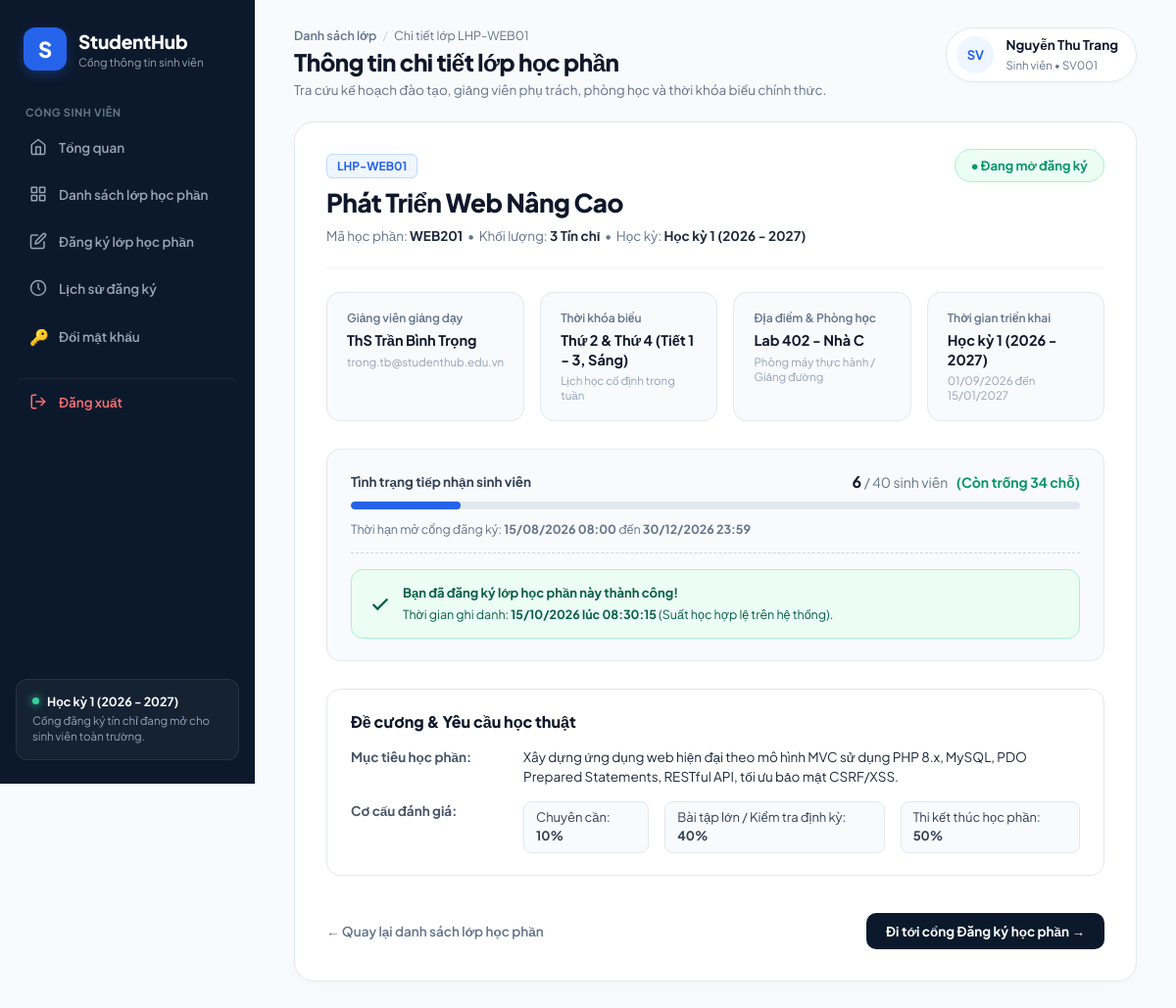
/app/Views/classes/detail.php (signed in), run on the app's committed database.
### tables this page shows
CREATE TABLE `lop_hoc_phan` (
    `id` INT AUTO_INCREMENT PRIMARY KEY,
    `ma_lop` VARCHAR(50) NOT NULL,
    `hoc_phan_id` INT NOT NULL,
    `hoc_ky_id` INT NOT NULL,
    `giang_vien_id` INT NULL,
    `si_so_toi_da` INT NOT NULL DEFAULT 40,
    `trang_thai` ENUM('mo', 'khoa') NOT NULL DEFAULT 'mo',
    `thoi_gian_mo_rieng` DATETIME NULL,
    `thoi_gian_dong_rieng` DATETIME NULL,
    `lich_hoc` VARCHAR(100) NULL,
    `phong_hoc` VARCHAR(100) NULL,
    `ngay_tao` DATETIME NOT NULL DEFAULT CURRENT_TIMESTAMP,
    CONSTRAINT `uc_lop_ma_lop` UNIQUE (`ma_lop`),
    CONSTRAINT `chk_lop_si_so` CHECK (`si_so_toi_da` > 0),
    CONSTRAINT `fk_lop_hoc_phan` FOREIGN KEY (`hoc_phan_id`)
        REFERENCES `hoc_phan` (`id`) ON DELETE RESTRICT ON UPDATE CASCADE,
    CONSTRAINT `fk_lop_hoc_ky` FOREIGN KEY (`hoc_ky_id`)
        REFERENCES `hoc_ky` (`id`) ON DELETE RESTRICT ON UPDATE CASCADE,
    CONSTRAINT `fk_lop_giang_vien` FOREIGN KEY (`giang_vien_id`)
        REFERENCES `nguoi_dung` (`id`) ON DELETE SET NULL ON UPDATE CASCADE
);

CREATE TABLE `hoc_phan` (
    `id` INT AUTO_INCREMENT PRIMARY KEY,
    `ma_hoc_phan` VARCHAR(20) NOT NULL,
    `ten_hoc_phan` VARCHAR(150) NOT NULL,
    `so_tin_chi` INT NOT NULL,
    `hoc_phan_tien_quyet_id` INT NULL,
    `mo_ta` TEXT NULL,
    `dieu_kien_tien_quyet` VARCHAR(255) NOT NULL DEFAULT 'Không có',
    `ngay_tao` DATETIME NOT NULL DEFAULT CURRENT_TIMESTAMP,
    CONSTRAINT `uc_hoc_phan_ma` UNIQUE (`ma_hoc_phan`),
    CONSTRAINT `chk_hoc_phan_tin_chi` CHECK (`so_tin_chi` > 0),
    CONSTRAINT `fk_hoc_phan_tien_quyet` FOREIGN KEY (`hoc_phan_tien_quyet_id`)
        REFERENCES `hoc_phan` (`id`) ON DELETE SET NULL ON UPDATE CASCADE
);

CREATE TABLE `hoc_ky` (
    `id` INT AUTO_INCREMENT PRIMARY KEY,
    `ten_hoc_ky` VARCHAR(100) NOT NULL,
    `ngay_bat_dau` DATE NOT NULL,
    `ngay_ket_thuc` DATE NOT NULL,
    `thoi_gian_mo_dk` DATETIME NOT NULL,
    `thoi_gian_dong_dk` DATETIME NOT NULL,
    `trang_thai_dang_ky` TINYINT(1) NOT NULL DEFAULT 1,
    `ngay_tao` DATETIME NOT NULL DEFAULT CURRENT_TIMESTAMP
);

CREATE TABLE `nguoi_dung` (
    `id` INT AUTO_INCREMENT PRIMARY KEY,
    `ten_dang_nhap` VARCHAR(50) NOT NULL,
    `mat_khau_hash` VARCHAR(255) NOT NULL,
    `ho_ten` VARCHAR(100) NOT NULL,
    `email` VARCHAR(100) NULL,
    `so_dien_thoai` VARCHAR(20) NULL,
    `vai_tro` ENUM('sinh_vien', 'giang_vien', 'admin') NOT NULL DEFAULT 'sinh_vien',
    `ngay_tao` DATETIME NOT NULL DEFAULT CURRENT_TIMESTAMP,
    CONSTRAINT `uc_nguoi_dung_username` UNIQUE (`ten_dang_nhap`)
);

### app/Models/LopHocPhanModel.php (called while the page is built, shortened)
<?php
class LopHocPhanModel {
    private ?PDO $conn;
    public function __construct(?PDO $dbConnection) {
        $this->conn = $dbConnection;
    }
    public function getChiTietLop(int|string $classId, ?int $studentId = 0): ?array {
        $sql = "SELECT
                    lhp.id AS lop_id,
                    lhp.ma_lop,
                    lhp.lich_hoc,
                    lhp.phong_hoc,
                    lhp.si_so_toi_da,
                    lhp.trang_thai AS trang_thai_lop,
                    lhp.thoi_gian_mo_rieng,
                    lhp.thoi_gian_dong_rieng,
                    hp.ma_hoc_phan,
                    hp.ten_hoc_phan,
                    hp.so_tin_chi,
                    hp.mo_ta AS mo_ta_hoc_phan,
                    hp.dieu_kien_tien_quyet,
                    hk.ten_hoc_ky,
                    hk.ngay_bat_dau,
                    hk.ngay_ket_thuc,
                    hk.thoi_gian_mo_dk,
                    hk.thoi_gian_dong_dk,
                    hk.trang_thai_dang_ky,
                    gv.ho_ten AS ten_giang_vien,
                    gv.email AS email_giang_vien,
                    -- Đếm tổng sĩ số thực tế đã đăng ký hợp lệ
                    (SELECT COUNT(*)
                     FROM dang_ky_hoc
                     WHERE lop_hoc_phan_id = lhp.id AND trang_thai = 'dang_ky') AS si_so_hien_tai,
                    -- Lấy thời gian đăng ký của chính sinh viên đang đăng nhập
                    (SELECT ngay_dang_ky
                     FROM dang_ky_hoc
                     WHERE lop_hoc_phan_id = lhp.id
                       AND sinh_vien_id = :student_id
                       AND trang_thai = 'dang_ky'
                     LIMIT 1) AS ngay_dang_ky_cua_ban
                FROM lop_hoc_phan lhp
                INNER JOIN hoc_phan hp ON lhp.hoc_phan_id = hp.id
                INNER JOIN hoc_ky hk ON lhp.hoc_ky_id = hk.id
                LEFT JOIN nguoi_dung gv ON lhp.giang_vien_id = gv.id
                WHERE (lhp.id = :class_id_numeric OR lhp.ma_lop = :class_code)
                LIMIT 1";
        try {
            $stmt = $this->conn->prepare($sql);
            $numericId = is_numeric($classId) ? (int)$classId : 0;
            $classCode = (string)$classId;
            $stmt->execute([
                ':class_id_numeric' => $numericId,
                ':class_code'       => $classCode,
                ':student_id'       => (int)($studentId ?? 0)
            ]);
            $result = $stmt->fetch(PDO::FETCH_ASSOC);
            return $result ?: null;
        } catch (PDOException $e) {
            error_log("Lỗi truy vấn LopHocPhanModel::getChiTietLop: " . $e->getMessage());
            return null;
        }
    }
}

### app/Views/classes/detail.php (the view, shortened to what this page needs)
<?php
$currentUserId = (int)($_SESSION['user_id'] ?? $_SESSION['nguoi_dung_id']);
$hoTenSv       = (string)($_SESSION['ho_ten'] ?? ($_SESSION['username'] ?? 'Sinh viên'));
$maSv          = (string)($_SESSION['ten_dang_nhap'] ?? ($_SESSION['username'] ?? ''));
$classId = $_GET['id'] ?? ($_GET['ma_lop'] ?? 1);
require_once __DIR__ . '/../../Models/LopHocPhanModel.php';
$db = null;
if (!$db) {
    $dbHost = 'localhost';
    $dbName = 'studenthub';
    $dbUser = 'root';
    $dbPass = '';
    try {
        $db = new PDO("mysql:host={$dbHost};dbname={$dbName};charset=utf8mb4", $dbUser, $dbPass, [
            PDO::ATTR_ERRMODE            => PDO::ERRMODE_EXCEPTION,
            PDO::ATTR_DEFAULT_FETCH_MODE => PDO::FETCH_ASSOC,
            PDO::ATTR_EMULATE_PREPARES   => false
        ]);
    } catch (PDOException $e) {
        error_log("Detail view DB connection error: " . $e->getMessage());
    }
}
$lop = null;
if ($db instanceof PDO) {
    $model = new LopHocPhanModel($db);
    $lop = $model->getChiTietLop($classId, $currentUserId);
}
    ?>
    <?php
$maLop              = (string)($lop['ma_lop'] ?? 'LHP');
$tenHocPhan         = (string)($lop['ten_hoc_phan'] ?? 'Chưa cập nhật tên');
$maHocPhan          = (string)($lop['ma_hoc_phan'] ?? 'HP');
$soTinChi           = (int)($lop['so_tin_chi'] ?? 0);
$tenHocKy           = (string)($lop['ten_hoc_ky'] ?? 'Học kỳ');
$trangThaiLop       = (string)($lop['trang_thai_lop'] ?? ($lop['trang_thai'] ?? 'mo'));
$tenGiangVien       = (string)($lop['ten_giang_vien'] ?? 'ThS Trần Bình Trọng');
$emailGiangVien     = (string)($lop['email_giang_vien'] ?? 'contact@studenthub.edu.vn');
$lichHoc            = (string)($lop['lich_hoc'] ?? 'Chưa có lịch học cố định');
$phongHoc           = (string)($lop['phong_hoc'] ?? 'Chưa cập nhật phòng học');
$ngayBatDau         = $lop['ngay_bat_dau'] ?? null;
$ngayKetThuc        = $lop['ngay_ket_thuc'] ?? null;
$moTaHocPhan        = (string)($lop['mo_ta_hoc_phan'] ?? ($lop['mo_ta'] ?? 'Chưa có đề cương chi tiết cho học phần này.'));
$ngayDangKyCuaBan   = $lop['ngay_dang_ky_cua_ban'] ?? null;
$siSoHienTai        = (int)($lop['si_so_hien_tai'] ?? 0);
$siSoToiDa          = (int)($lop['si_so_toi_da'] ?? 40);
$conLai             = max(0, $siSoToiDa - $siSoHienTai);
$phanTram           = ($siSoToiDa > 0) ? min(100, (int)round(($siSoHienTai / $siSoToiDa) * 100)) : 0;
$thoiGianMoRieng    = $lop['thoi_gian_mo_rieng'] ?? null;
$thoiGianDongRieng  = $lop['thoi_gian_dong_rieng'] ?? null;
$thoiGianMoDkHk     = $lop['thoi_gian_mo_dk'] ?? null;
$thoiGianDongDkHk   = $lop['thoi_gian_dong_dk'] ?? null;
$thoiGianMo         = !empty($thoiGianMoRieng) ? $thoiGianMoRieng : ($thoiGianMoDkHk ?? null);
$thoiGianDong       = !empty($thoiGianDongRieng) ? $thoiGianDongRieng : ($thoiGianDongDkHk ?? null);
?>
<!DOCTYPE html>
<html lang="vi">
<head>
    <link rel="stylesheet" href="/studenthub/assets/css/sinhvien.css?v=<?= time() ?>">
</head>
<body class="sh-body">
<div class="sh-container">
    <?php
    $sidebarPath = __DIR__ . '/../layouts/sidebar.php';
    if (file_exists($sidebarPath)) {
        include $sidebarPath;
    }
    ?>
    <main class="sh-main-content">
        <header class="sh-top-header">
            <div>
                <div class="top-breadcrumb">
                    <a href="/studenthub/public/danh_sach_lop_hoc_phan.php" class="breadcrumb-back-link">Danh sách lớp</a>
                    <span style="color:#cbd5e1; margin:0 4px;">/</span> Chi tiết lớp <?= htmlspecialchars($maLop, ENT_QUOTES, 'UTF-8') ?>
                </div>
                <h1>Thông tin chi tiết lớp học phần</h1>
                <p class="header-subtext">Tra cứu kế hoạch đào tạo, giảng viên phụ trách, phòng học và thời khóa biểu chính thức.</p>
            </div>
            <div class="profile-pill-box">
                <div class="profile-avatar-circle">SV</div>
                <div class="profile-name-role">
                    <strong><?= htmlspecialchars($hoTenSv, ENT_QUOTES, 'UTF-8') ?></strong>
                    <span>Sinh viên • <?= htmlspecialchars($maSv, ENT_QUOTES, 'UTF-8') ?></span>
                </div>
            </div>
        </header>
        <section class="detail-overview-card">
            <div class="overview-header-flex">
                <div>
                    <span class="code-pill-blue"><?= htmlspecialchars($maLop, ENT_QUOTES, 'UTF-8') ?></span>
                    <h2 class="class-title"><?= htmlspecialchars($tenHocPhan, ENT_QUOTES, 'UTF-8') ?></h2>
                    <p class="meta-tag-sub">
                        Mã học phần: <strong><?= htmlspecialchars($maHocPhan, ENT_QUOTES, 'UTF-8') ?></strong>
                        &nbsp;•&nbsp; Khối lượng: <strong><?= $soTinChi ?> Tín chỉ</strong>
                        &nbsp;•&nbsp; Học kỳ: <strong><?= htmlspecialchars($tenHocKy, ENT_QUOTES, 'UTF-8') ?></strong>
                    </p>
                </div>
                <div>
                    <?php if ($trangThaiLop === 'mo' && $conLai > 0): ?>
                        <span class="badge-status-open">● Đang mở đăng ký</span>
                    <?php elseif ($trangThaiLop === 'mo' && $conLai <= 0): ?>
                        <span class="badge-status-full">● Đã đủ sĩ số</span>
                    <?php else: ?>
                        <span class="badge-status-locked">● Đã khóa đăng ký</span>
                    <?php endif; ?>
                </div>
            </div>
            <div class="specs-grid-container">
                <div class="spec-item">
                    <span class="spec-label">Giảng viên giảng dạy</span>
                    <strong class="spec-val"><?= htmlspecialchars($tenGiangVien, ENT_QUOTES, 'UTF-8') ?></strong>
                    <span class="spec-desc"><?= htmlspecialchars($emailGiangVien, ENT_QUOTES, 'UTF-8') ?></span>
                </div>
                <div class="spec-item">
                    <span class="spec-label">Thời khóa biểu</span>
                    <strong class="spec-val"><?= htmlspecialchars($lichHoc, ENT_QUOTES, 'UTF-8') ?></strong>
                    <span class="spec-desc">Lịch học cố định trong tuần</span>
                </div>
                <div class="spec-item">
                    <span class="spec-label">Địa điểm &amp; Phòng học</span>
                    <strong class="spec-val"><?= htmlspecialchars($phongHoc, ENT_QUOTES, 'UTF-8') ?></strong>
                    <span class="spec-desc">Phòng máy thực hành / Giảng đường</span>
                </div>
                <div class="spec-item">
                    <span class="spec-label">Thời gian triển khai</span>
                    <strong class="spec-val"><?= htmlspecialchars($tenHocKy, ENT_QUOTES, 'UTF-8') ?></strong>
                    <span class="spec-desc">
                        <?= !empty($ngayBatDau) ? date('d/m/Y', strtotime($ngayBatDau)) : '01/09/2026' ?>
                        đến
                        <?= !empty($ngayKetThuc) ? date('d/m/Y', strtotime($ngayKetThuc)) : '15/01/2027' ?>
                    </span>
                </div>
            </div>
            <div class="class-capacity-box">
                <div class="capacity-labels">
                    <span class="cap-title">Tình trạng tiếp nhận sinh viên</span>
                    <span class="cap-numbers">
                        <strong><?= $siSoHienTai ?></strong> / <?= $siSoToiDa ?> sinh viên
                        <span class="remain-pill">(Còn trống <?= $conLai ?> chỗ)</span>
                    </span>
                </div>
                <div class="progress-track">
                    <div class="progress-fill <?= ($conLai === 0) ? 'danger' : '' ?>" style="width: <?= $phanTram ?>%;"></div>
                </div>
                <div class="enrollment-window-text">
                    Thời hạn mở cổng đăng ký:
                    <strong>
                        <?= !empty($thoiGianMo) ? date('d/m/Y H:i', strtotime($thoiGianMo)) : 'Chưa thiết lập' ?>
                    </strong>
                    đến
                    <strong>
                        <?= !empty($thoiGianDong) ? date('d/m/Y H:i', strtotime($thoiGianDong)) : 'Chưa thiết lập' ?>
                    </strong>
                </div>
                <div class="personal-enrollment-status">
                    <?php if (!empty($ngayDangKyCuaBan)): ?>
                        <div class="enroll-badge-success">
                            <svg width="22" height="22" viewBox="0 0 24 24" fill="none" stroke="currentColor" stroke-width="2.5"><polyline points="20 6 9 17 4 12"/></svg>
                            <div>
                                <strong style="display:block; margin-bottom:2px;">Bạn đã đăng ký lớp học phần này thành công!</strong>
                                <span style="font-size:12.5px;">Thời gian ghi danh: <strong><?= date('d/m/Y \l\ú\c H:i:s', strtotime($ngayDangKyCuaBan)) ?></strong> (Suất học hợp lệ trên hệ thống).</span>
                            </div>
                        </div>
                    <?php endif; ?>
                </div>
            </div>
            <div class="academic-syllabus-box">
                <h3 class="box-title">Đề cương &amp; Yêu cầu học thuật</h3>
                <div class="syllabus-grid">
                    <div class="syl-row">
                        <span class="syl-label">Mục tiêu học phần:</span>
                        <span class="syl-content"><?= nl2br(htmlspecialchars($moTaHocPhan, ENT_QUOTES, 'UTF-8')) ?></span>
                    </div>
                    <div class="syl-row">
                        <span class="syl-label">Cơ cấu đánh giá:</span>
                        <div class="syl-grades">
                            <span>Chuyên cần: <strong>10%</strong></span>
                            <span>Bài tập lớn / Kiểm tra định kỳ: <strong>40%</strong></span>
                            <span>Thi kết thúc học phần: <strong>50%</strong></span>
                        </div>
                    </div>
                </div>
            </div>
            <div class="action-buttons-strip">
                <a href="/studenthub/public/danh_sach_lop_hoc_phan.php" class="btn-back-link">
                    &larr; Quay lại danh sách lớp học phần
                </a>
                <a href="/studenthub/public/trang_dang_ky_hoc.php" class="btn-goto-enroll">
                    Đi tới cổng Đăng ký học phần &rarr;
                </a>
            </div>
        </section>
    </main>
</div>
</body>
</html>

### data on the page
lop_hoc_phan: ma_lop "LHP-WEB01", hoc_phan.ten_hoc_phan "Phát Triển Web Nâng Cao", hoc_phan.ma_hoc_phan "WEB201", hoc_phan.so_tin_chi "3", hoc_ky.ten_hoc_ky "Học kỳ 1 (2026 - 2027)", giang_vien.ho_ten "ThS Trần Bình Trọng", giang_vien.email "trong.tb@studenthub.edu.vn", lich_hoc "Thứ 2 & Thứ 4 (Tiết 1 - 3, Sáng)", phong_hoc "Lab 402 - Nhà C", hoc_ky.ngay_bat_dau "01/09/2026", hoc_ky.ngay_ket_thuc "15/01/2027", si_so_toi_da "40", hoc_ky.thoi_gian_mo_dk "15/08/2026 08:00", hoc_ky.thoi_gian_dong_dk "30/12/2026 23:59", hoc_phan.mo_ta "Xây dựng ứng dụng web hiện đại theo mô hình MVC sử dụng PHP 8.x, MySQL, PDO Prepared Statements, RESTful API, tối ưu bảo mật CSRF/XSS."

### other printed values
$hoTenSv "Nguyễn Thu Trang"
$maSv "SV001"
$siSoHienTai "6"
$conLai "34"
date('d/m/Y \l\ú\c H:i:s', strtotime($ngayDangKyCuaBan)) "15/10/2026 lúc 08:30:15"
